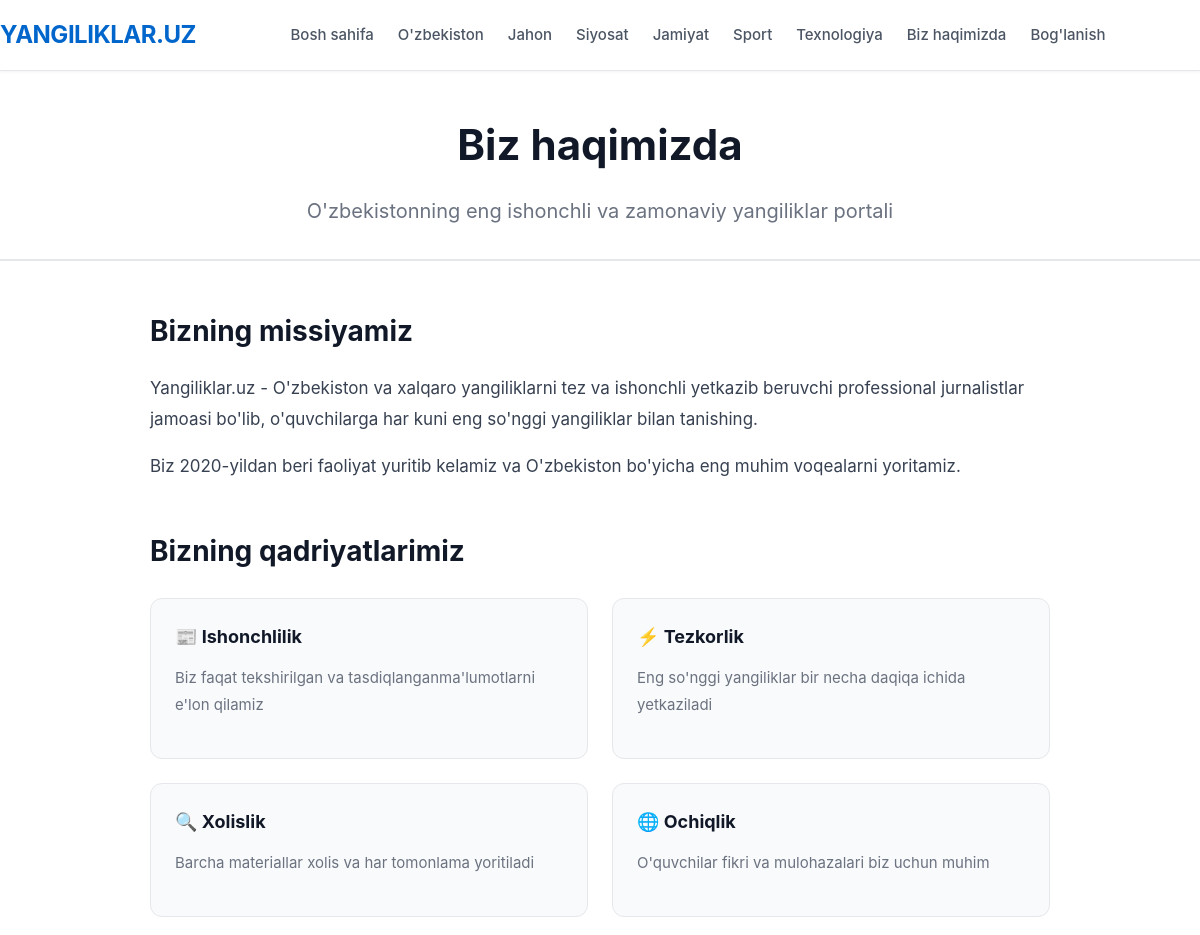
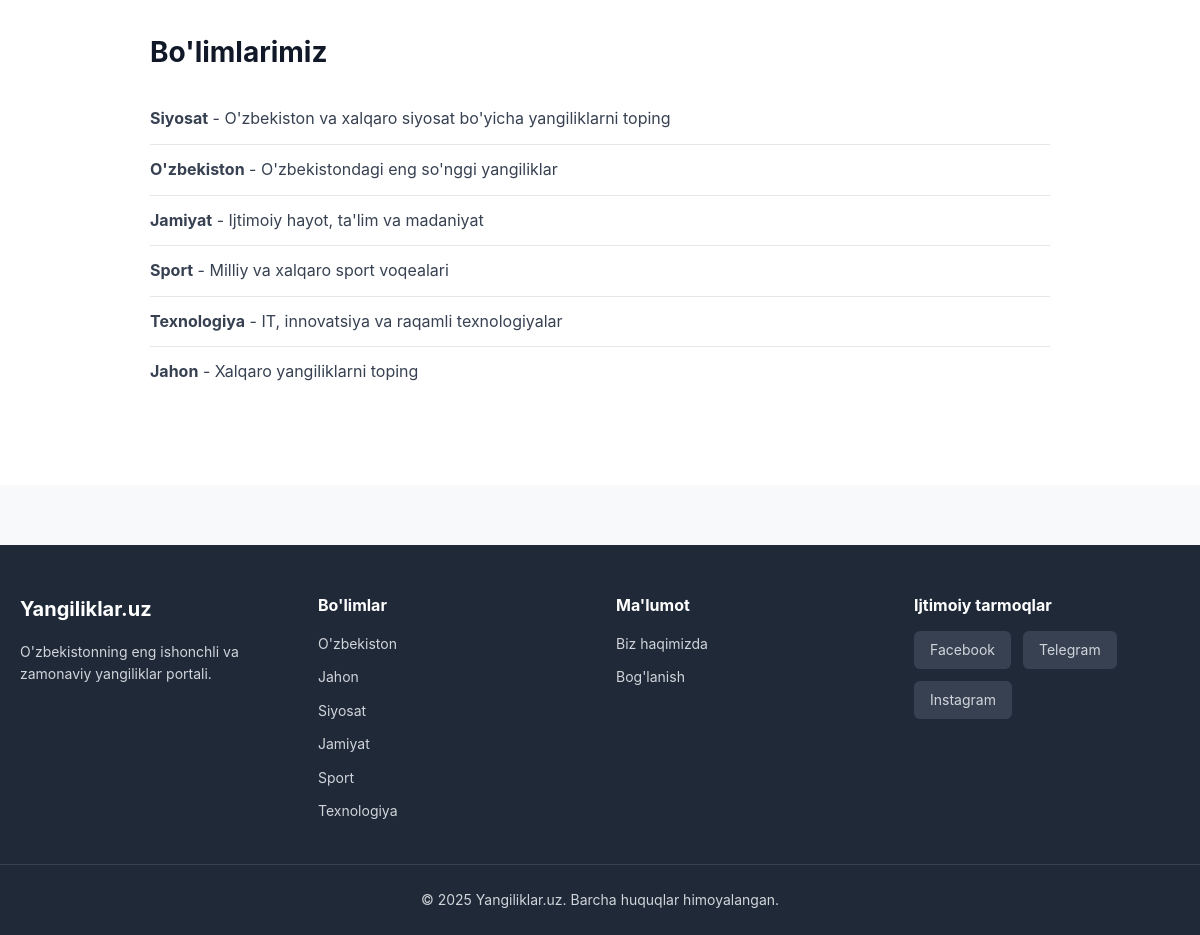
The page /about/ on the database its author committed (2 pictures, top to bottom).
### project/models.py (models this page shows, shortened)
class Category(models.Model):
    name = models.CharField(max_length=100)
    slug = models.SlugField(unique=True)
    class Meta:
        verbose_name_plural = "Kategoriyalar"

### project/views.py (the view)
# urls.py: path('about/', views.about, name='about'),
def about(request):
    return render(request, 'about.html', {
        'categories': get_categories(),
    })

### project/views.py (called while the page is built)
def get_categories():
    return Category.objects.all()

### project/templates/about.html (shortened to what this page needs)
{% extends 'base.html' %}
{% block content %}
<div class="container about-page">
    <header class="about-header">
        <h1>Biz haqimizda</h1>
        <p class="lead">O'zbekistonning eng ishonchli va zamonaviy yangiliklar portali</p>
    </header>
    <div class="about-content">
        <section class="about-section">
            <h2>Bizning missiyamiz</h2>
            <p>Yangiliklar.uz - O'zbekiston va xalqaro yangiliklarni tez va ishonchli yetkazib beruvchi professional jurnalistlar jamoasi bo'lib, o'quvchilarga har kuni eng so'nggi yangiliklar bilan tanishing.</p>
            <p>Biz 2020-yildan beri faoliyat yuritib kelamiz va O'zbekiston bo'yicha eng muhim voqealarni yoritamiz.</p>
        </section>
        <section class="about-section">
            <h2>Bizning qadriyatlarimiz</h2>
            <div class="values-grid">
                <div class="value-card">
                    <h3>📰 Ishonchlilik</h3>
                    <p>Biz faqat tekshirilgan va tasdiqlanganma'lumotlarni e'lon qilamiz</p>
                </div>
                <div class="value-card">
                    <h3>⚡ Tezkorlik</h3>
                    <p>Eng so'nggi yangiliklar bir necha daqiqa ichida yetkaziladi</p>
                </div>
                <div class="value-card">
                    <h3>🔍 Xolislik</h3>
                    <p>Barcha materiallar xolis va har tomonlama yoritiladi</p>
                </div>
                <div class="value-card">
                    <h3>🌐 Ochiqlik</h3>
                    <p>O'quvchilar fikri va mulohazalari biz uchun muhim</p>
                </div>
            </div>
        </section>
        <section class="about-section">
            <h2>Bo'limlarimiz</h2>
            <ul class="about-list">
                <li><strong>Siyosat</strong> - O'zbekiston va xalqaro siyosat bo'yicha yangiliklarni toping</li>
                <li><strong>O'zbekiston</strong> - O'zbekistondagi eng so'nggi yangiliklar</li>
                <li><strong>Jamiyat</strong> - Ijtimoiy hayot, ta'lim va madaniyat</li>
                <li><strong>Sport</strong> - Milliy va xalqaro sport voqealari</li>
                <li><strong>Texnologiya</strong> - IT, innovatsiya va raqamli texnologiyalar</li>
                <li><strong>Jahon</strong> - Xalqaro yangiliklarni toping</li>
            </ul>
        </section>
    </div>
</div>
{% endblock %}

### project/templates/base.html (shortened to what this page needs)
{% load static %}
<!DOCTYPE html>
<html lang="uz">
<head>
    <link rel="stylesheet" href="{% static 'css/styles.css' %}">
</head>
<body>
    <header class="header">
        <div class="container header-content">
            <div class="logo">
                <a href="{% url 'project:index' %}">YANGILIKLAR.UZ</a>
            </div>
            <nav class="nav">
                <a href="{% url 'project:index' %}" class="nav-link">Bosh sahifa</a>
                {% for category in categories %}
                <a href="{% url 'project:category' category.slug %}" class="nav-link">{{ category.name }}</a>
                {% endfor %}
                <a href="{% url 'project:about' %}" class="nav-link">Biz haqimizda</a>
                <a href="{% url 'project:contact' %}" class="nav-link">Bog'lanish</a>
            </nav>
        </div>
    </header>
    <main>
        {% block content %}
        {% endblock %}
    </main>
    <footer class="footer">
        <div class="container footer-content">
            <div class="footer-section">
                <h3>Yangiliklar.uz</h3>
                <p>O'zbekistonning eng ishonchli va zamonaviy yangiliklar portali.</p>
            </div>
            <div class="footer-section">
                <h4>Bo'limlar</h4>
                <ul>
                    {% for category in categories %}
                    <li><a href="{% url 'project:category' category.slug %}">{{ category.name }}</a></li>
                    {% endfor %}
                </ul>
            </div>
            <div class="footer-section">
                <h4>Ma'lumot</h4>
                <ul>
                    <li><a href="{% url 'project:about' %}">Biz haqimizda</a></li>
                    <li><a href="{% url 'project:contact' %}">Bog'lanish</a></li>
                </ul>
            </div>
            <div class="footer-section">
                <h4>Ijtimoiy tarmoqlar</h4>
                <div class="social-links">
                    <a href="#" class="social-link">Facebook</a>
                    <a href="#" class="social-link">Telegram</a>
                    <a href="#" class="social-link">Instagram</a>
                </div>
            </div>
        </div>
        <div class="footer-bottom">
            <p>&copy; 2025 Yangiliklar.uz. Barcha huquqlar himoyalangan.</p>
        </div>
    </footer>
</body>
</html>

### project/static/css/styles.css (style rules this page uses)
* { margin: 0; padding: 0; box-sizing: border-box; }
body { font-family: "Inter", -apple-system, BlinkMacSystemFont, "Segoe UI", sans-serif; line-height: 1.6; color: #1a1a1a; background-color: #f8f9fa; }
.container { max-width: 1200px; margin: 0 auto; padding: 0 20px; }
a { text-decoration: none; color: inherit; }
.header { background: #fff; border-bottom: 1px solid #e5e7eb; position: sticky; top: 0; z-index: 1000; box-shadow: 0 1px 3px rgba(0, 0, 0, 0.05); }
.header-content { display: flex; align-items: center; justify-content: space-between; padding: 16px 0; gap: 24px; }
.logo a { font-size: 24px; font-weight: 700; color: #0066cc; letter-spacing: -0.5px; }
.nav { display: flex; gap: 24px; flex: 1; justify-content: center; }
.nav-link { color: #4b5563; font-weight: 500; font-size: 15px; transition: color 0.2s; white-space: nowrap; }
.footer { background: #1f2937; color: #d1d5db; padding: 48px 0 24px; margin-top: 60px; }
.footer-content { display: grid; grid-template-columns: repeat(4, 1fr); gap: 32px; margin-bottom: 32px; }
.footer-section h3 { color: #fff; font-size: 20px; margin-bottom: 16px; }
.footer-section h4 { color: #fff; font-size: 16px; margin-bottom: 12px; }
.footer-section p { font-size: 14px; line-height: 1.6; }
.footer-section ul { list-style: none; }
.footer-section ul li { margin-bottom: 8px; }
.footer-section ul li a { font-size: 14px; transition: color 0.2s; }
.social-links { display: flex; gap: 12px; flex-wrap: wrap; }
.social-link { display: inline-block; padding: 8px 16px; background: #374151; border-radius: 6px; font-size: 14px; transition: background 0.2s; }
.footer-bottom { text-align: center; padding-top: 24px; border-top: 1px solid #374151; font-size: 14px; }
.about-page { background: #fff; padding: 40px 0; }
.about-header { text-align: center; margin-bottom: 48px; padding-bottom: 32px; border-bottom: 2px solid #e5e7eb; }
.about-header h1 { font-size: 42px; font-weight: 700; margin-bottom: 16px; color: #111827; }
.lead { font-size: 20px; color: #6b7280; line-height: 1.6; }
.about-content { max-width: 900px; margin: 0 auto; }
.about-section { margin-bottom: 48px; }
.about-section h2 { font-size: 28px; font-weight: 700; margin-bottom: 20px; color: #111827; }
.about-section p { font-size: 17px; line-height: 1.8; color: #374151; margin-bottom: 16px; }
.values-grid { display: grid; grid-template-columns: repeat(2, 1fr); gap: 24px; margin-top: 24px; }
.value-card { padding: 24px; background: #f9fafb; border-radius: 12px; border: 1px solid #e5e7eb; }
.value-card h3 { font-size: 18px; margin-bottom: 12px; color: #111827; }
.value-card p { font-size: 15px; color: #6b7280; }
.about-list { list-style: none; padding-left: 0; }
.about-list li { padding: 12px 0; border-bottom: 1px solid #e5e7eb; font-size: 16px; color: #374151; }
.about-list li:last-child { border-bottom: none; }

### rows shown on the page
Category: name "O'zbekiston"
Category: name "Jahon"
Category: name "Siyosat"
Category: name "Jamiyat"
Category: name "Sport"
Category: name "Texnologiya"
